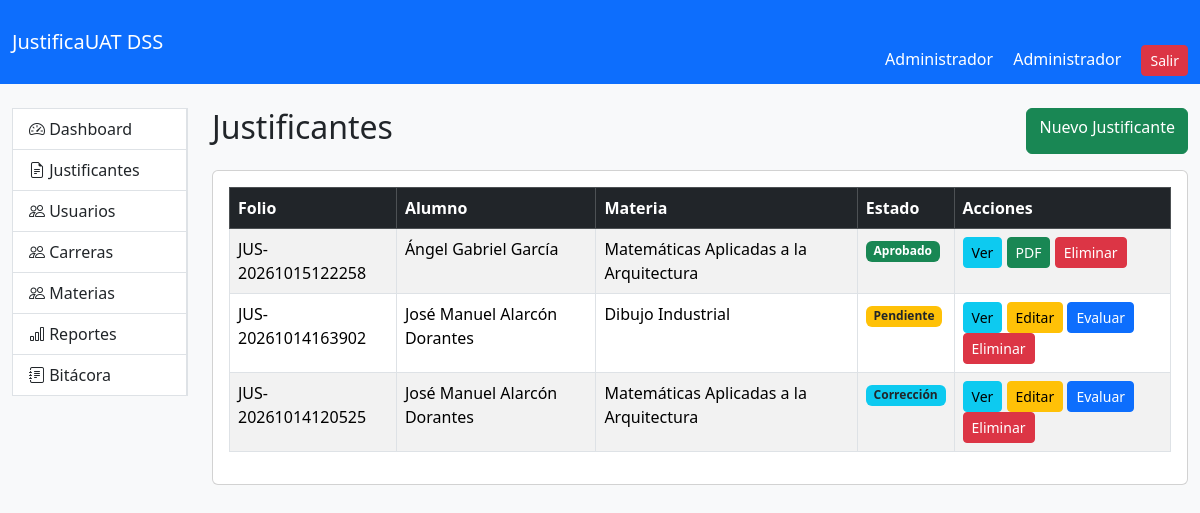
The app's page /public/index.php?page=justificantes (signed in), older data.
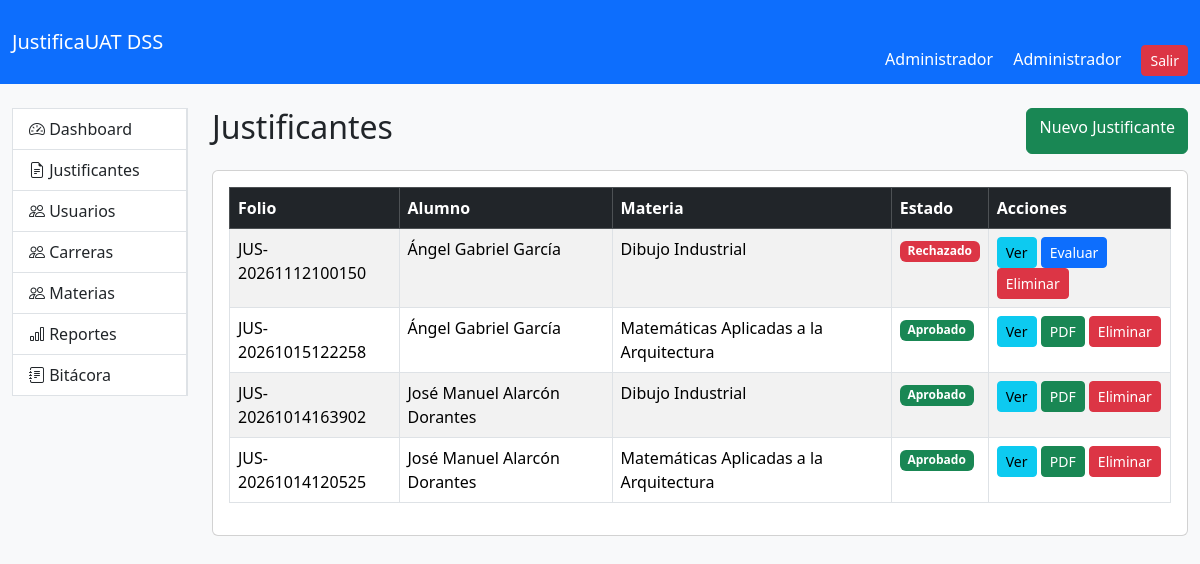
The same page, newer data.
### tables this page shows
CREATE TABLE `justificantes` (
  `id` int(11) NOT NULL AUTO_INCREMENT,
  `folio` varchar(50) DEFAULT NULL,
  `alumno_id` int(11) NOT NULL,
  `materia_id` int(11) NOT NULL,
  `fecha_ausencia` date NOT NULL,
  `motivo` text NOT NULL,
  `archivo_evidencia` varchar(255) DEFAULT NULL,
  `estado` enum('Pendiente','Aprobado','Rechazado','Correccion','RevisionEspecial') DEFAULT 'Pendiente',
  `fecha_registro` timestamp NOT NULL DEFAULT current_timestamp(),
  `fecha_resolucion` datetime DEFAULT NULL,
  `observaciones` text DEFAULT NULL,
  `pdf_path` varchar(255) DEFAULT NULL,
  PRIMARY KEY (`id`),
  UNIQUE KEY `folio` (`folio`),
  KEY `fk_justificante_alumno` (`alumno_id`),
  KEY `fk_justificante_materia` (`materia_id`),
  CONSTRAINT `fk_justificante_alumno` FOREIGN KEY (`alumno_id`) REFERENCES `alumnos` (`id`),
  CONSTRAINT `fk_justificante_materia` FOREIGN KEY (`materia_id`) REFERENCES `materias` (`id`)
);

CREATE TABLE `alumnos` (
  `id` int(11) NOT NULL AUTO_INCREMENT,
  `matricula` varchar(20) NOT NULL,
  `nombre` varchar(150) NOT NULL,
  `carrera_id` int(11) NOT NULL,
  `correo` varchar(150) DEFAULT NULL,
  `telefono` varchar(20) DEFAULT NULL,
  `activo` tinyint(1) DEFAULT 1,
  `created_at` timestamp NOT NULL DEFAULT current_timestamp(),
  `usuario_id` int(11) DEFAULT NULL,
  PRIMARY KEY (`id`),
  UNIQUE KEY `matricula` (`matricula`),
  KEY `fk_alumno_carrera` (`carrera_id`),
  KEY `fk_alumno_usuario` (`usuario_id`),
  CONSTRAINT `fk_alumno_carrera` FOREIGN KEY (`carrera_id`) REFERENCES `carreras` (`id`),
  CONSTRAINT `fk_alumno_usuario` FOREIGN KEY (`usuario_id`) REFERENCES `usuarios` (`id`)
);

CREATE TABLE `materias` (
  `id` int(11) NOT NULL AUTO_INCREMENT,
  `nombre` varchar(150) NOT NULL,
  `clave` varchar(30) DEFAULT NULL,
  `carrera_id` int(11) DEFAULT NULL,
  `created_at` timestamp NOT NULL DEFAULT current_timestamp(),
  `activo` tinyint(1) NOT NULL DEFAULT 1,
  PRIMARY KEY (`id`),
  KEY `fk_materia_carrera` (`carrera_id`),
  CONSTRAINT `fk_materia_carrera` FOREIGN KEY (`carrera_id`) REFERENCES `carreras` (`id`)
);

### app/Controllers/JustificanteController.php (called while the page is built, shortened)
<?php
require_once __DIR__ . '/../Models/Justificante.php';
class JustificanteController
{
    public function index()
    {
		if(esAlumno())
    {
        $alumno = Alumno::obtenerPorUsuario($_SESSION['usuario_id']);
        $justificantes = Justificante::obtenerPorAlumno($alumno['id']);
    }
    else
    {
        $justificantes = Justificante::obtenerTodos();
    }
         require_once __DIR__ . '/../Views/justificantes/index.php';
    }
}
?>

### app/Models/Justificante.php (called while the page is built, shortened)
<?php
class Justificante
{
    public static function obtenerTodos()
    {
        $db = Database::connect();
        $sql = "SELECT
                j.*,
                a.nombre AS nombre_alumno,
                a.matricula,
                c.nombre AS carrera,
                m.nombre AS materia
                FROM justificantes j
                INNER JOIN alumnos a
                ON j.alumno_id =a.id
                INNER JOIN carreras c
                ON a.carrera_id = c.id
                INNER JOIN materias m
                ON j.materia_id = m.id
                ORDER BY j.fecha_registro DESC";
        return $db->query($sql) ->fetchAll(PDO::FETCH_ASSOC);
    }
}
?>

### app/Views/justificantes/index.php (the view, shortened to what this page needs)
<?php include '../app/Views/layouts/header.php'; ?>
<?php include '../app/Views/layouts/navbar.php'; ?>
<div class="container-fluid mt-4">
    <div class="row">
        <div class="col-md-2">
        <?php include '../app/Views/layouts/sidebar.php'; ?>
        </div>
        <div class="col-md-10">
            <div class="d-flex justify-content-between mb-3">
                <h2>Justificantes</h2>
                <a
                    href="index.php?page=justificantes_create"
                    class="btn btn-success">
                    Nuevo Justificante
                </a>
            </div>
            <div class="card">
                <div class="card-body">
                    <table class="table table-striped table-bordered">
                        <thead class="table-dark">
                            <tr>
                                <th>Folio</th>
                                <th>Alumno</th>
                                <th>Materia</th>
                                <th>Estado</th>
                                <th>Acciones</th>
                            </tr>
                        </thead>
                        <tbody>
                        <?php if(!empty($justificantes)): ?>
                            <?php foreach($justificantes as $j): ?>
                                <tr>
                                    <td><?= $j['folio']; ?></td>
                                    <td><?= $j['nombre_alumno']; ?></td>
                                    <td><?= $j['materia']; ?></td>
                                    <td>
<?php
switch($j['estado'])
{
    case 'Aprobado':
        echo '<span class="badge bg-success">Aprobado</span>';
        break;
    case 'Rechazado':
        echo '<span class="badge bg-danger">Rechazado</span>';
        break;
    case 'Pendiente':
        echo '<span class="badge bg-warning text-dark">Pendiente</span>';
        break;
    case 'Correccion':
        echo '<span class="badge bg-info text-dark">Corrección</span>';
        break;
}
?>
</td>
                                    <td>
    <?php if(
        $_SESSION['rol'] == 'Alumno' ||
        $_SESSION['rol'] == 'GestionEscolar' ||
        $_SESSION['rol'] == 'Administrador'
    ): ?>
        <a
            href="index.php?page=justificantes_show&id=<?= $j['id']; ?>"
            class="btn btn-info btn-sm">
            Ver
        </a>
    <?php endif; ?>
    <?php if(
        $j['estado'] === 'Pendiente' ||
        $j['estado'] === 'Correccion'
    ): ?>
        <a
            href="index.php?page=justificantes_edit&id=<?= $j['id']; ?>"
            class="btn btn-warning btn-sm">
            Editar
        </a>
    <?php endif; ?>
    <?php if($j['estado'] === 'Aprobado'): ?>
        <a
            href="index.php?page=justificantes_pdf&id=<?= $j['id']; ?>"
            class="btn btn-success btn-sm">
            PDF
        </a>
    <?php else: ?>
        <?php if(
            $_SESSION['rol'] == 'GestionEscolar' ||
            $_SESSION['rol'] == 'Administrador'
        ): ?>
            <a
                href="index.php?page=justificantes_review&id=<?= $j['id']; ?>"
                class="btn btn-primary btn-sm">
                Evaluar
            </a>
        <?php endif; ?>
    <?php endif; ?>
    <a
        href="index.php?page=justificantes_delete&id=<?= $j['id']; ?>"
        class="btn btn-danger btn-sm"
        onclick="return confirm('¿Desea eliminar este justificante?');">
        Eliminar
    </a>
</td>
                                </tr>
                            <?php endforeach; ?>
                        <?php endif; ?>
                        </tbody>
                    </table>
                </div>
            </div>
        </div>
    </div>
</div>
<?php include '../app/Views/layouts/footer.php'; ?>

Row changes from the older to the newer data that the page shows:
added justificantes: folio "JUS-20261112100150", alumno.nombre "Ángel Gabriel García", materia.nombre "Dibujo Industrial", estado "Rechazado"
changed justificantes "JUS-20261014163902": estado "Pendiente Editar Evaluar" → "Aprobado PDF"
changed justificantes "JUS-20261014120525": estado "Corrección Editar Evaluar" → "Aprobado PDF"
